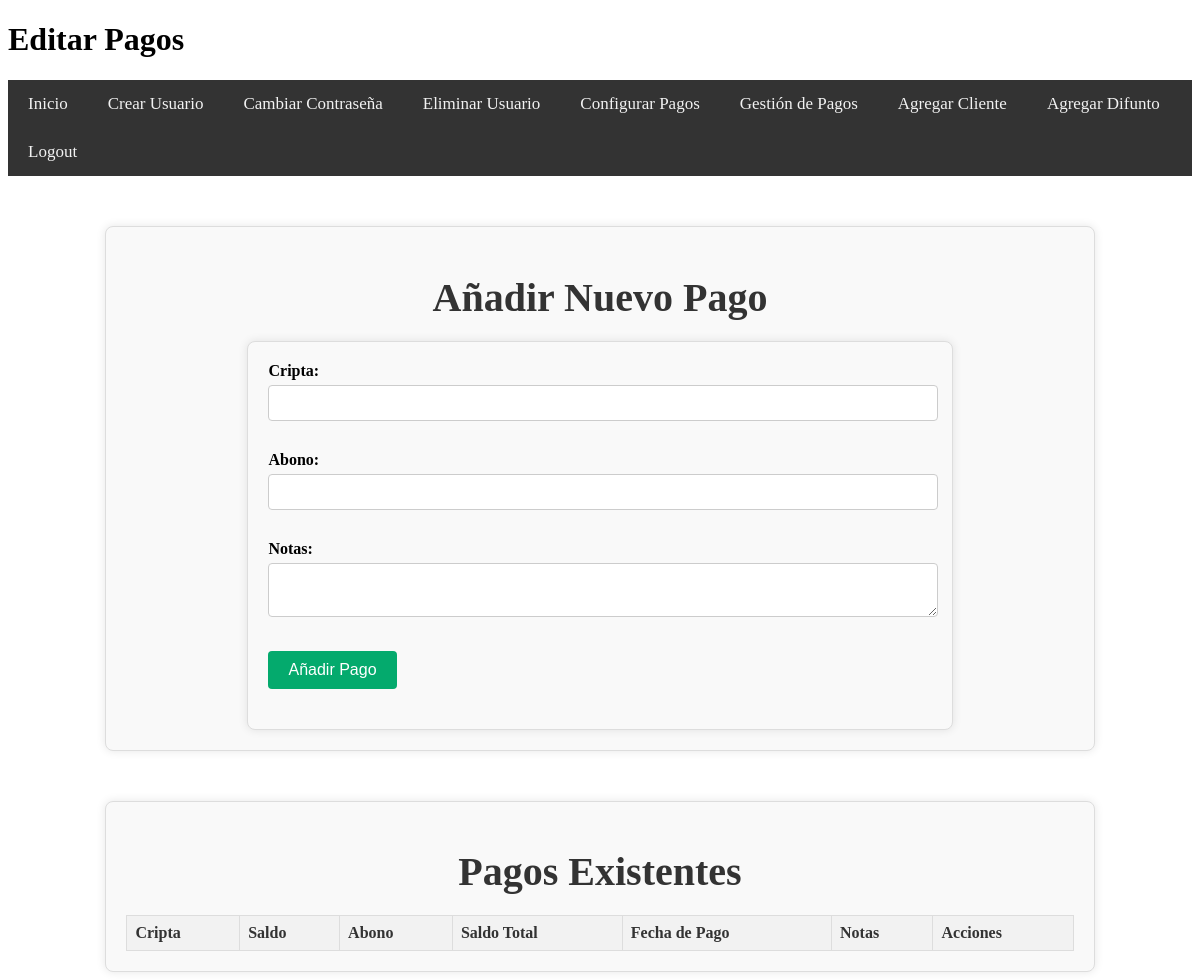
The page /editar_pago/1 (signed in) on the database as committed earlier.
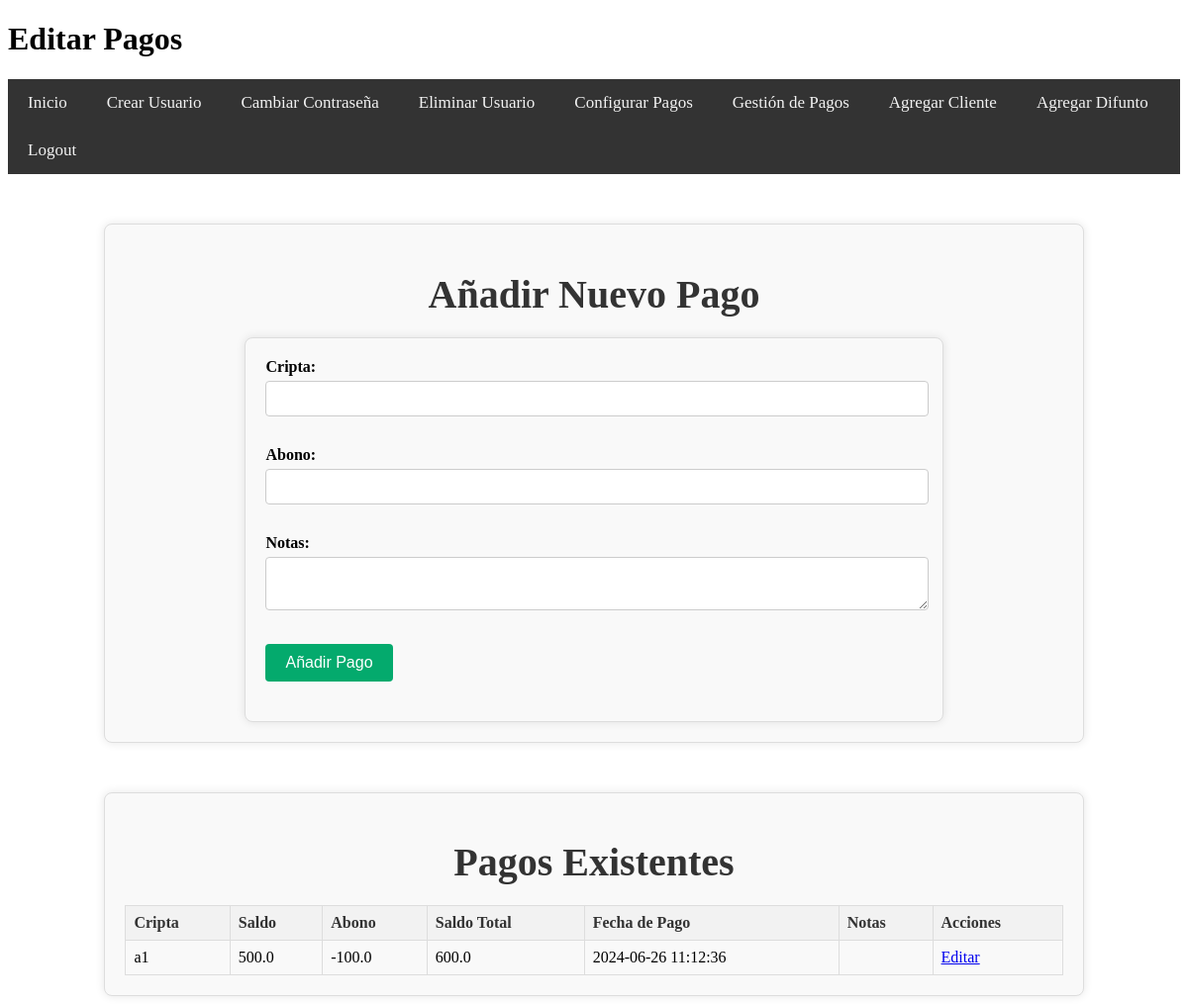
The same page on the database as committed later.
### tables this page shows
CREATE TABLE Pagos (
    Folio TEXT PRIMARY KEY,
    Cripta TEXT,
    Saldo REAL,
    Abono REAL,
    Saldo_total REAL,
    Fecha_pago TEXT,
    Notas TEXT,
    FOREIGN KEY (Cripta) REFERENCES Clientes(Cripta)
);

### app.py (the view, shortened to what this page needs)
@app.route('/editar_pago/<folio>', methods=['GET', 'POST'])
@role_required('admin')
def editar_pago(folio):
    conn = get_db_connection()
    cursor = conn.cursor()
    cursor.execute('SELECT * FROM Pagos WHERE Folio = ?', (folio,))
    pagos = cursor.fetchall()
    conn.close()
    return render_template('editar_pago.html', pagos=pagos)

### app.py (called while the page is built)
def role_required(allowed_roles):
    def decorator(func):
        @wraps(func)
        def wrapper(*args, **kwargs):
            if 'role' in session and session['role'] in allowed_roles:
                return func(*args, **kwargs)
            else:
                flash('No tienes permiso para acceder a esta página.', 'error')
                return redirect(url_for('login'))  # Redirige a la página de inicio o a donde sea apropiado
        return wrapper
    return decorator

def get_db_connection():
    conn = sqlite3.connect('cripta_administracion.db')
    conn.row_factory = sqlite3.Row
    return conn

### templates/editar_pago.html (shortened to what this page needs)
<!DOCTYPE html>
<html lang="es">
<head>
    <link rel="stylesheet" href="{{ url_for('static', filename='styles.css') }}">
</head>
<body>
    <header>
        <h1>Editar Pagos</h1>
        <nav>
            <ul class="navbar">
                <li><a href="{{ url_for('menu') }}">Inicio</a></li>
                {% if session['role'] == 'admin' %}
                <li><a href="{{ url_for('create_user') }}">Crear Usuario</a></li>
                <li><a href="{{ url_for('change_password') }}">Cambiar Contraseña</a></li>
                <li><a href="{{ url_for('delete_user') }}">Eliminar Usuario</a></li>
                <li><a href="{{ url_for('configurar_pagos') }}">Configurar Pagos</a></li>
                {% endif %}
                <li><a href="{{ url_for('pagos_cajero') }}">Gestión de Pagos</a></li>
                <li><a href="{{ url_for('agregar_cliente') }}">Agregar Cliente</a></li>
                <li><a href="{{ url_for('agregar_difunto') }}">Agregar Difunto</a></li>
                <li><a href="{{ url_for('logout') }}">Logout</a></li>
            </ul>
        </nav>
    </header>
    <main>
        <div class="change-password-container">
            <h1>Añadir Nuevo Pago</h1>
            <form method="POST" action="{{ url_for('pagos_cajero') }}">
                <div class="form-group">
                    <label for="cripta">Cripta:</label>
                    <input type="text" id="cripta" name="cripta" required>
                </div>
                <div class="form-group">
                    <label for="abono">Abono:</label>
                    <input type="number" step="0.01" id="abono" name="abono" required>
                </div>
                <div class="form-group">
                    <label for="notas">Notas:</label>
                    <textarea id="notas" name="notas"></textarea>
                </div>
                <div class="form-group">
                    <button type="submit">Añadir Pago</button>
                </div>
            </form>
        </div>
        <div class="change-password-container">
            <h1>Pagos Existentes</h1>
            <table>
                <thead>
                    <tr>
                        <th>Cripta</th>
                        <th>Saldo</th>
                        <th>Abono</th>
                        <th>Saldo Total</th>
                        <th>Fecha de Pago</th>
                        <th>Notas</th>
                        <th>Acciones</th>
                    </tr>
                </thead>
                <tbody>
                    {% for pago in pagos %}
                    <tr>
                        <td>{{ pago['Cripta'] }}</td>
                        <td>{{ pago['Saldo'] }}</td>
                        <td>{{ pago['Abono'] }}</td>
                        <td>{{ pago['Saldo_total'] }}</td>
                        <td>{{ pago['Fecha_pago'] }}</td>
                        <td>{{ pago['Notas'] }}</td>
                        <td><a href="{{ url_for('editar_pago', folio=pago['Folio']) }}">Editar</a></td>
                    </tr>
                    {% endfor %}
                </tbody>
            </table>
        </div>
    </main>
</body>
</html>

Rows that differ between the two databases and show on the page:
added Pagos: Cripta "a1", Saldo "500.0", Abono "-100.0", Saldo_total "600.0", Fecha_pago "2024-06-26 11:12:36"
